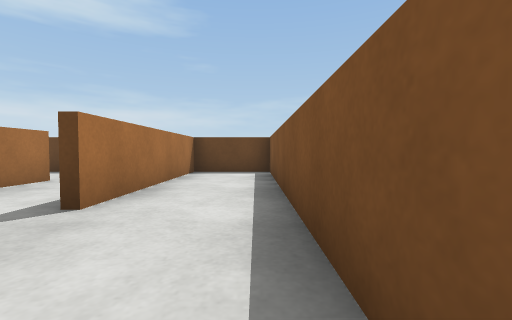
View 1 (above)

16 first-person views from a walk through a Webots world. The camera is 0.03 m above the floor, tilts 2° down and sees 90° across. The floor is counted in squares, 0.05 m on a side. Each view is taken from the middle of a square. On the plan, view 1 faces up. The plan holds only what a view shows up to about 9 squares ahead; the rest is blank. Robots are left out. Simple shapes and patterns stand in for the simulator's stock objects.

View 2
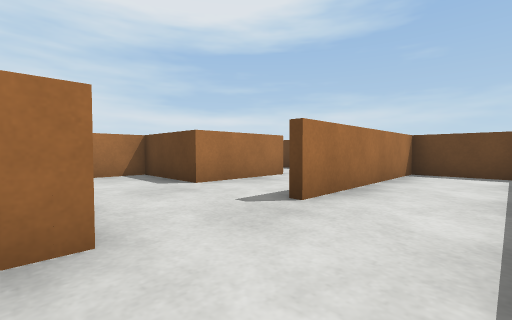

View 3
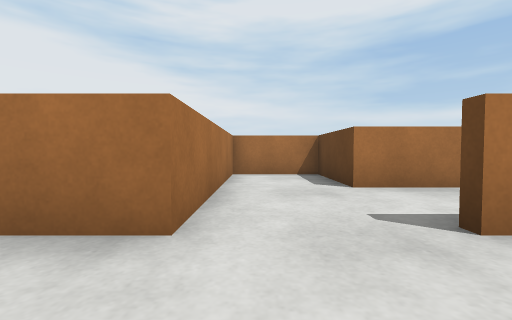

View 4
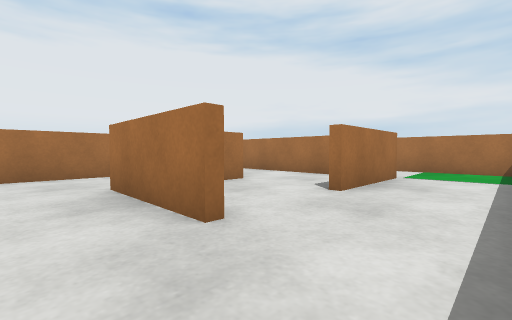

View 5
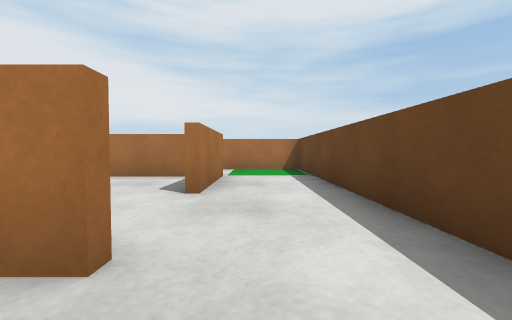

View 6
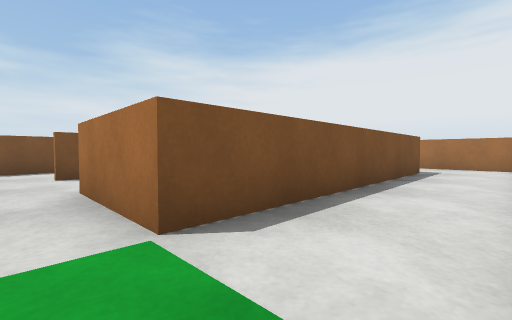

View 7
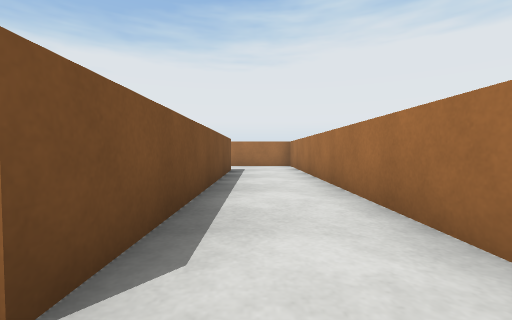

View 8
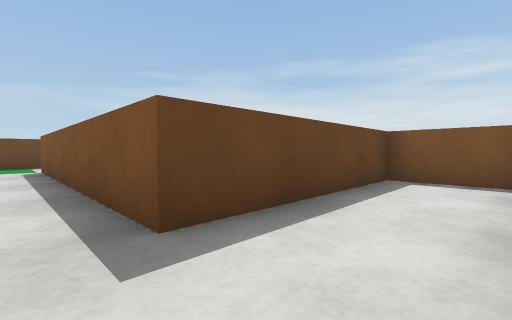

View 9
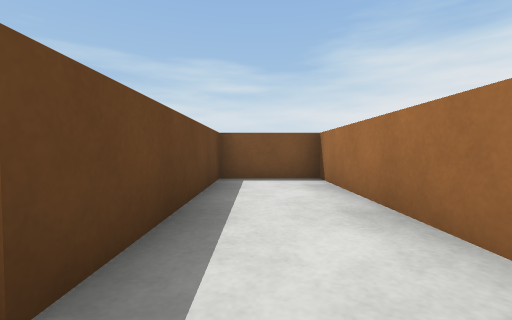

View 10
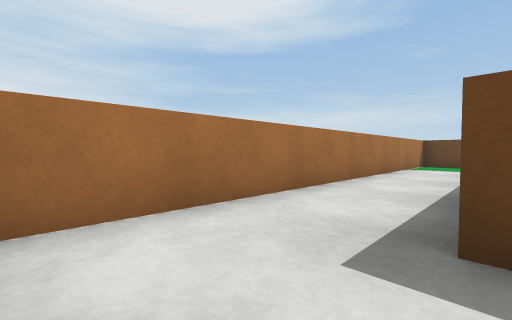

View 11
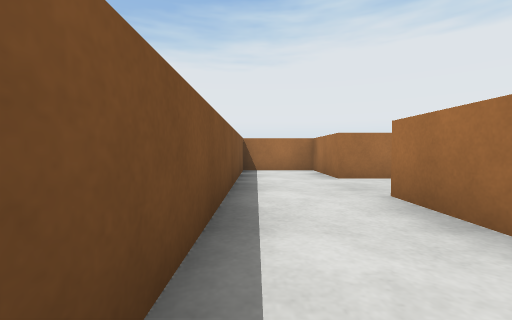

View 12
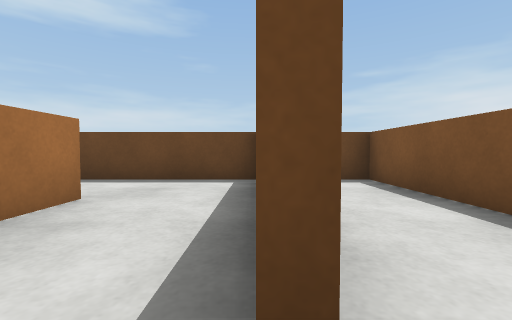

View 13
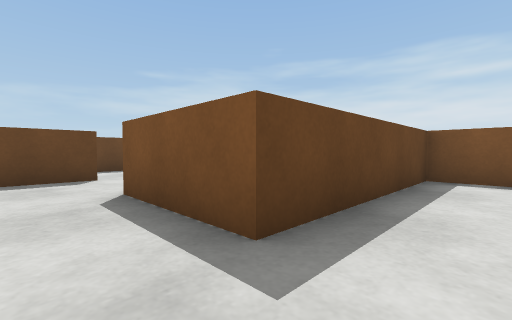

View 14
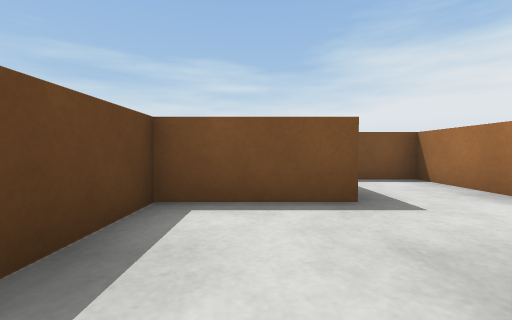

View 15
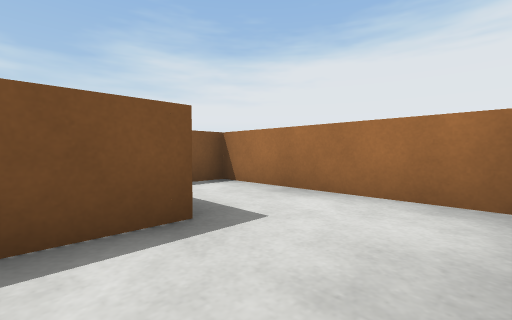

View 16
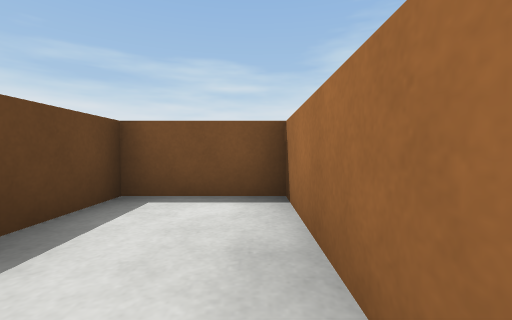

### Floor plan
Points are (right, up) in squares from view 1. A wall is a line through its corners. A room is listed if a view was taken in it or the views show most of it. See-through windows are left out.
Room 1 (views 1, 2, 3, 4, 5, 6, 7, 8, 9, 10, 11, 12, 13, 14, 15, 16)
walls: (-6.5, 5) (-8.1, 5); (-4.4, 4.8) (-4.4, 5.2); (-4.2, 5.2) (-4.2, 2.6) (-6.6, 2.6) (-6.6, 0.4) (-1.8, 0.4) (-1.8, -2) (0.4, -2) (0.4, 7.4) (-1.8, 7.4) (-1.8, 2.5); (-9, 4.4) (-9, 0.4); (-2, 4.9) (-2, 6.1); (-2, -2.2) (-2, 0.2) (-6.8, 0.2) (-6.8, 2.8) (-6.2, 2.8); (-4.1, -4.4) (0.4, -4.4) (0.4, -2.2) (-1.2, -2.2); (-2, 7.4) (-11.4, 7.4) (-11.4, -4.1); (-11, -4.4) (-4.4, -4.4) (-4.4, -2.2) (-9.2, -2.2) (-9.2, 5.2) (-6.5, 5.2)

Where each view was taken, in squares from view 1:
view 1: 0 up, 0 right, facing up
view 2: 0 up, 0 right, facing up-left
view 3: 1 up, 0 right, facing left
view 4: 7 up, 3 left, facing down-left
view 5: 6 up, 3 left, facing left
view 6: 6 up, 11 left, facing down-right
view 7: 6 up, 10 left, facing down
view 8: 4 down, 10 left, facing up-right
view 9: 3 down, 10 left, facing right
view 10: 4 down, 9 left, facing up-left
view 11: 6 up, 0 right, facing down
view 12: 2 up, 2 left, facing up
view 13: 1 down, 8 left, facing up-right
view 14: 1 down, 5 left, facing right
view 15: 1 down, 4 left, facing down-right
view 16: 4 down, 3 left, facing right
